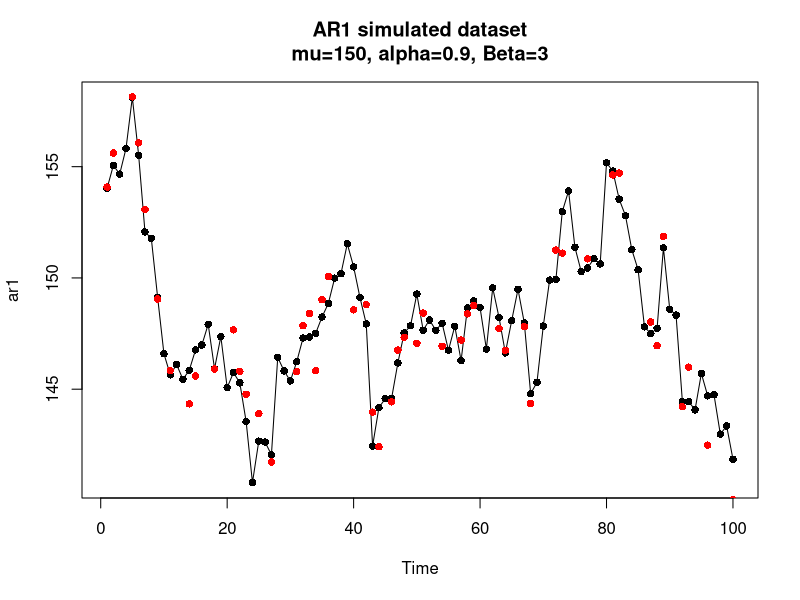
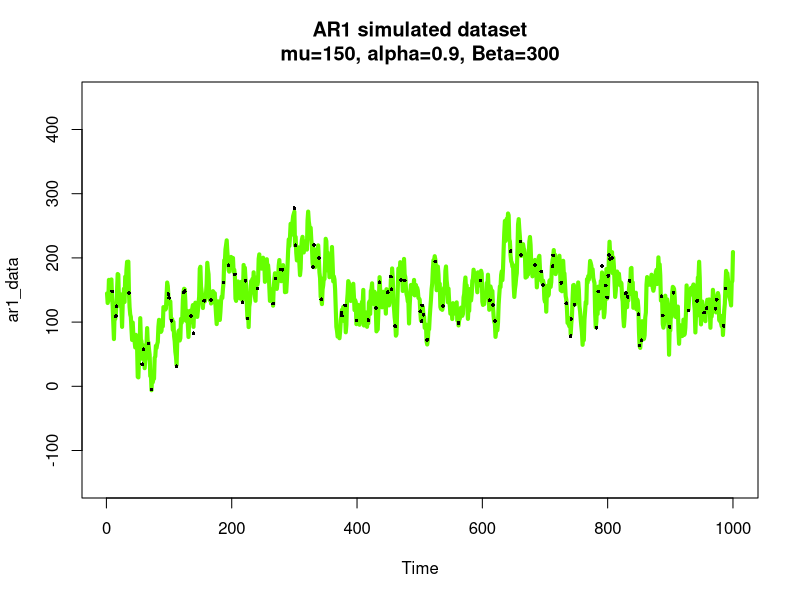
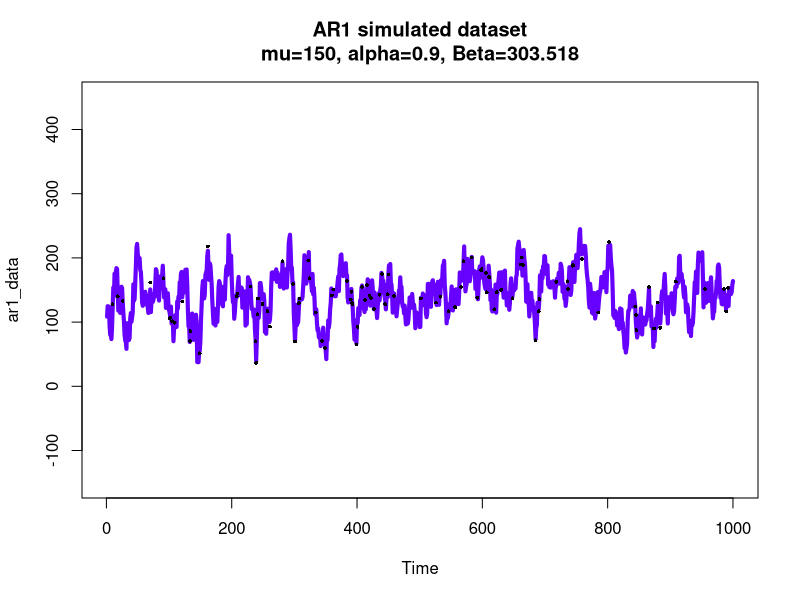
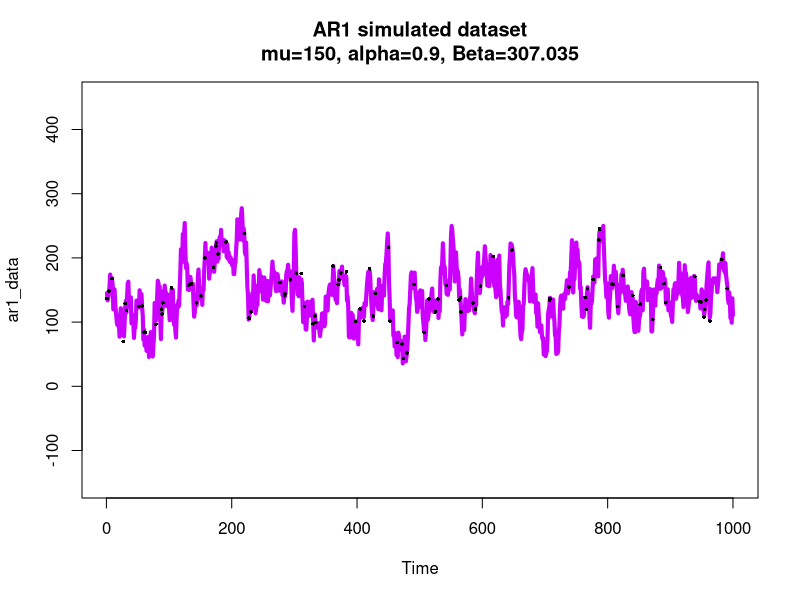
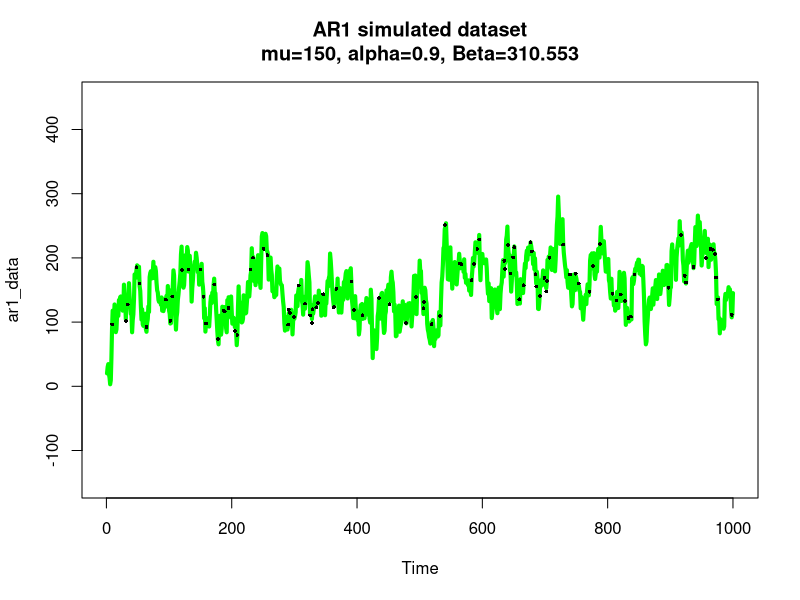
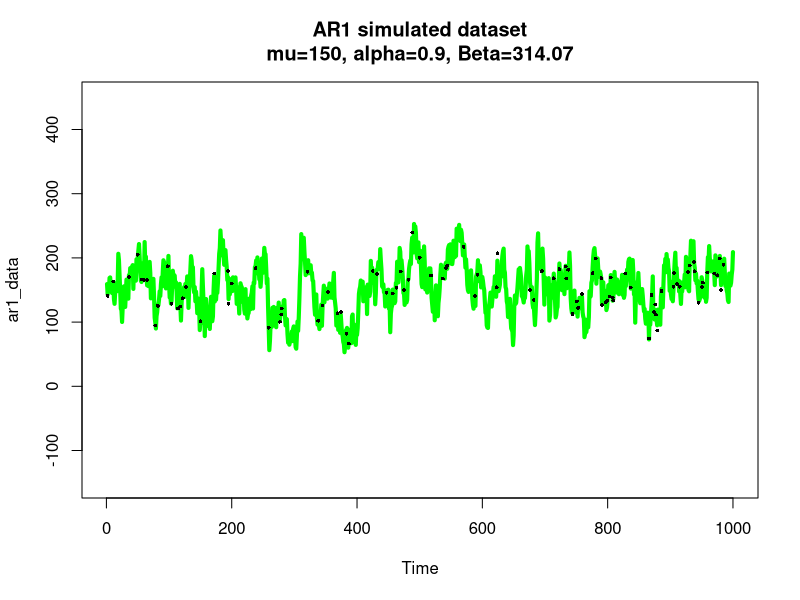
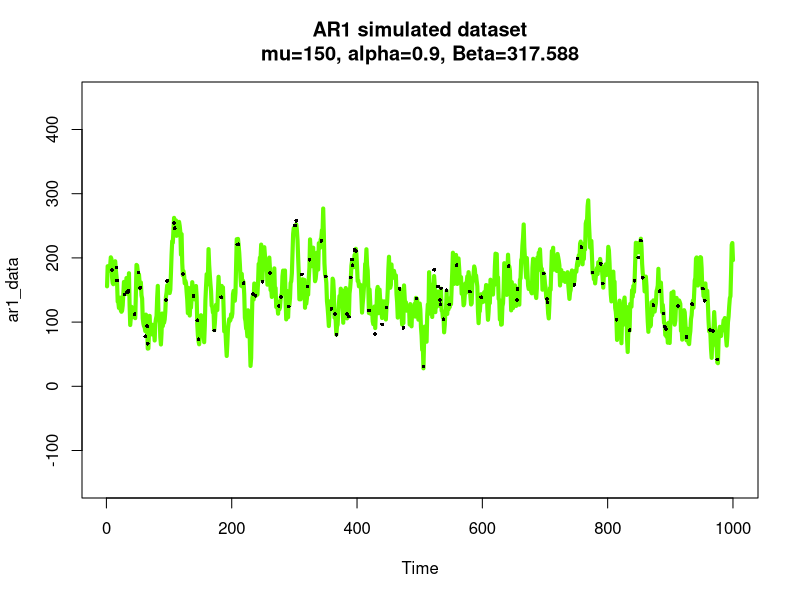
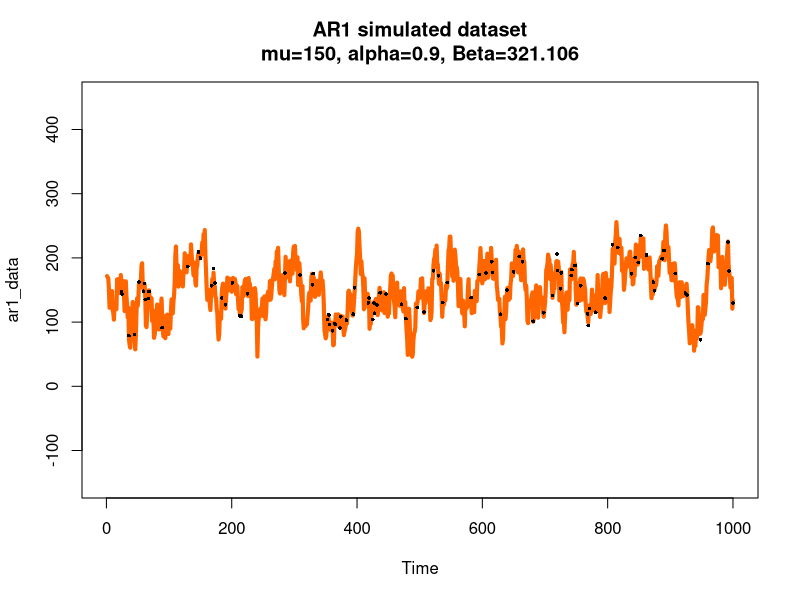

Write R code to recreate these figures, in order. (Note: a time limit stopped this script after it produced the figures.)
graphics.off()
rm(list=ls())
gc()
cat("\014")


################################## PARAMETERS #################################

# Number of values
N = 100

# Proportion of the previous value remembered
alpha = 0.90

# The Jump, variance
B = 3
  
# Mean
mu = 150

##############################################################################
ar1 = mu + arima.sim(model = list(ar=alpha), n = N, sd = sqrt(B))


main = paste("AR1 simulated dataset\nmu=", mu, ", alpha=", alpha, ", Beta=", B,       sep = "")
plot(ar1, main = main, type = "o", pch = 16)



## Data observed with noise
samp_index = sample(x = 1:N, size = floor(length(ar1) * 0.5), replace = FALSE)
samp = ar1[samp_index]



# Data observed with noise
data_observed_noise = samp + rnorm(n = length(samp), mean = 0, sd = 1)

points(x = samp_index, y = data_observed_noise, pch = 16, col = "red")

######################### Note to self: ^^DON'T TOUCH THE ABOVE [good demo & and works]^^ ############################
 














######################################### Trying changable Betas (for fun) ###################################
graphics.off()
rm(list=ls())
gc()
cat("\014")



N = 1000
alpha = 0.90
mu = 150
# B = seq(1,1000, length.out = 300)
B = seq(300,1000, length.out = 200)



for (i in B){

ar1_data = mu + arima.sim(model = list(ar=alpha), n = N, sd = sqrt(i))
main = paste("AR1 simulated dataset\nmu=", mu, ", alpha=", alpha, ", Beta=", round(i, 3), sep = "")
plot(ar1_data, main = main, ylim = c(-300+mu, 300+mu), col = sample(rainbow(15), 1), lwd = 4)


## Data observed with noise
samp_index = sample(x = 1:N, size = floor(length(ar1_data) * 0.10), replace = FALSE)
samp = ar1_data[samp_index]


data_observed_noise = samp + rnorm(n = length(samp), mean = 0, sd = 5)
points(x = samp_index, y = data_observed_noise, pch = 16, cex = 0.5)



Sys.sleep(2) 

}











################################## PARAMETERS #################################
N = 1000
alpha = 0.90
B = 3
mu = 150

##############################################################################
ar1 = mu + arima.sim(model = list(ar=alpha), n = N, sd = sqrt(B))


main = paste("AR1 simulated dataset\nmu=", mu, ", alpha=", alpha, ", Beta=", B, sep = "")
plot(ar1, main = main, pch = 16, lwd = 2, type = "o")



# Data observed with noise
data_observed_noise = ar1 + rnorm(n = length(ar1), mean = 0, sd = 0)

points(data_observed_noise, pch = 16, col = "red")
